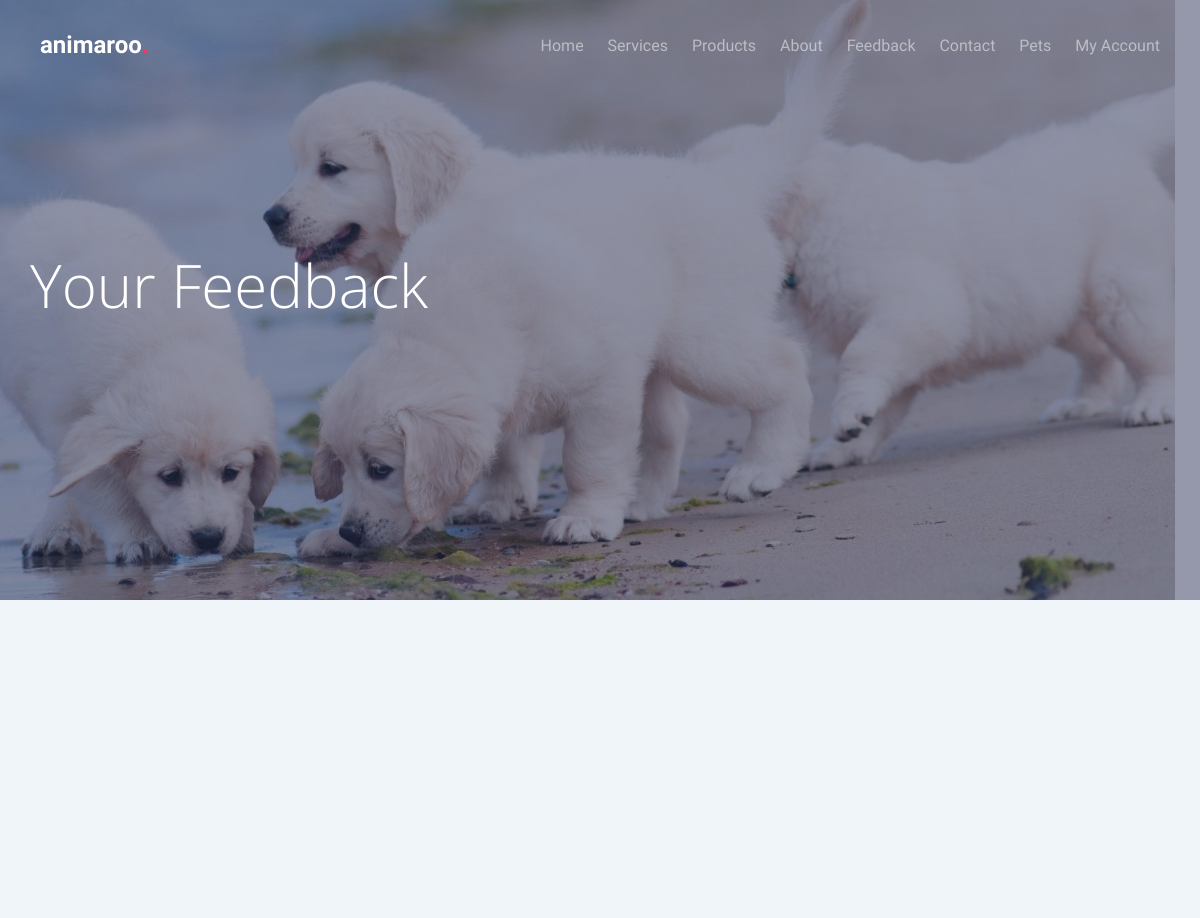
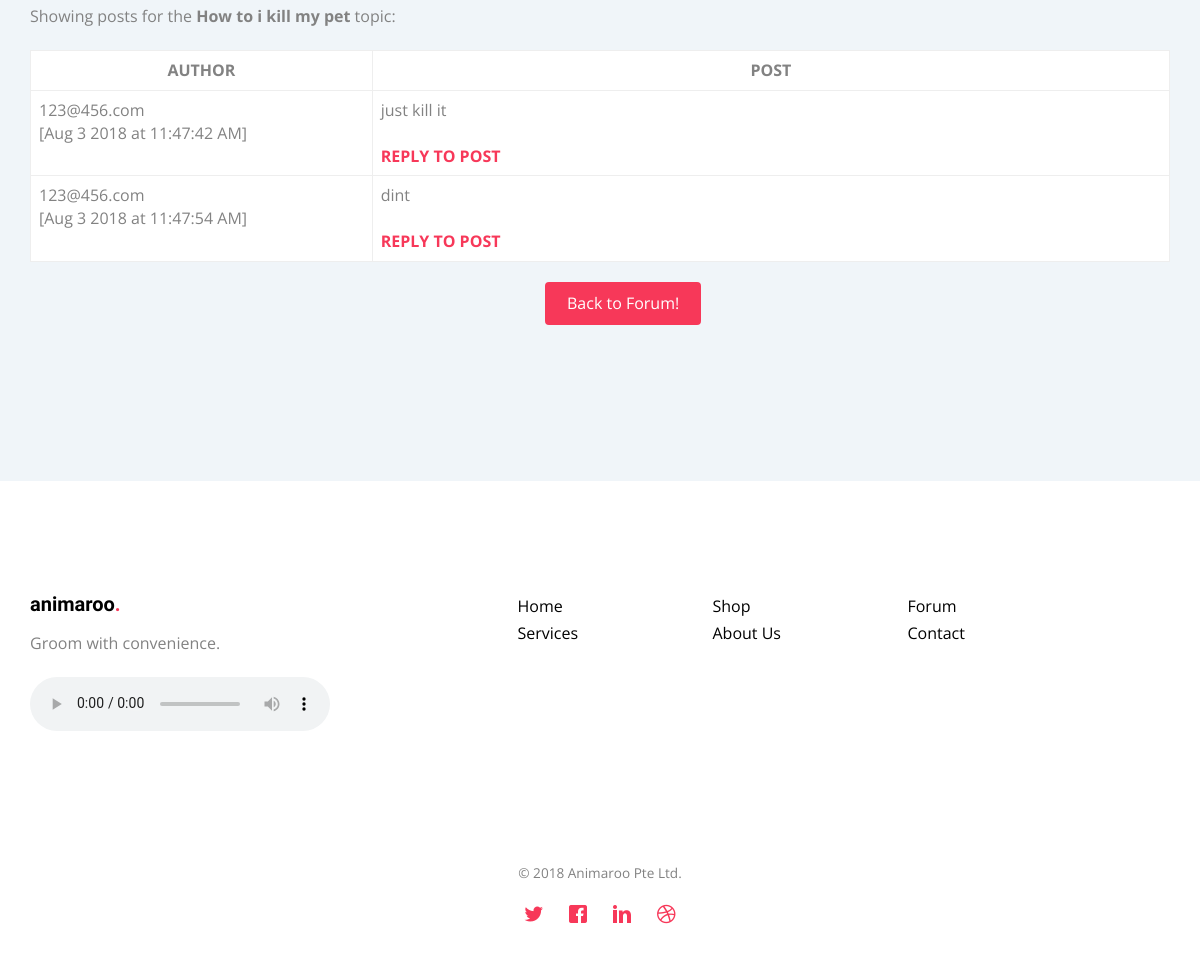
Screenshot of /showtopic.php?topic_id=3 (signed in) with the database file from the repository (2 pictures, top to bottom).
### tables this page shows
CREATE TABLE `forum_posts` (
  `post_id` int(11) NOT NULL AUTO_INCREMENT,
  `topic_id` int(11) NOT NULL,
  `post_text` text NOT NULL,
  `post_create_time` datetime NOT NULL,
  `post_owner` varchar(150) NOT NULL,
  PRIMARY KEY (`post_id`)
);

### showtopic.php (the view, shortened to what this page needs)
<?php
include ('header.php');
   $dbc = @mysqli_connect ('localhost:8889', 'root', 'root', 'animaroo') OR die ('Could not connect to MySQL:' . mysqli_connect_error());
  $verify_topic = "select topic_title from forum_topics where
      topic_id = $_GET[topic_id]";
  $verify_topic_res = mysqli_query($dbc, $verify_topic)
      or die(mysqli_connect_error());
  if (mysqli_num_rows($verify_topic_res) < 1 ) {
     $display_block = "<P><em>You have selected an invalid topic.
        Please <a href=\"topiclist.php\">try again</a>.</em></p>";
  } else {
		$topic_title = mysqli_fetch_array($verify_topic_res,MYSQLI_ASSOC);
		$string= implode($topic_title);
  };
     $get_posts = "select post_id, post_text, date_format(post_create_time,
          '%b %e %Y at %r') AS fmt_post_create_time, post_owner from
          forum_posts where topic_id = $_GET[topic_id]
          order by post_create_time asc";
     $get_posts_res = mysqli_query($dbc, $get_posts) or die(mysqli_connect_error());
     $display_block = "
	 <P>Showing posts for the <strong>$string</strong> topic:</p>
     <table border=1 class=table>
     <tr>
     <th><center>AUTHOR</center></th>
     <th width=70%><center>POST</center></th>
     </tr>";
     while ($posts_info = mysqli_fetch_array($get_posts_res)) {
         $post_id = $posts_info['post_id'];
         $post_text = nl2br(stripslashes($posts_info['post_text']));
         $post_create_time = $posts_info['fmt_post_create_time'];
         $post_owner = stripslashes($posts_info['post_owner']);
         $display_block .= "
         <tr>
         <td width=35% valign=top>$post_owner<br>[$post_create_time]</td>
         <td width=45% valign=top>$post_text<br><br>
          <a href=\"replytopost.php?post_id=$post_id\"><strong>REPLY TO
          POST</strong></a></td>
         </tr>";
     }
     $display_block .= "</table>";
  ?>
	<header id="fh5co-header" class="fh5co-cover fh5co-cover-sm" role="banner" style="background-image:url(images/header5.jpg);" data-stellar-background-ratio="0.5">
		<div class="overlay"></div>
		<div class="container">
			<div class="row">
				<div class="col-md-7 text-left">
					<div class="display-t">
						<div class="display-tc animate-box" data-animate-effect="fadeInUp">
							<h1 class="mb30">Your Feedback</h1>
						</div>
					</div>
				</div>
			</div>
		</div>
	</header>
<?php
if ( isset( $_SESSION["email"] ) ) { ?>
	<div id="fh5co-blog" class="fh5co-bg-section">
		<div class="container">
			<div class="row col-md-13">
                <div class="col-md-8 table text-left table fh5c0-heading" style="align-self:center">
                <?php print $display_block; ?>
                <p><a href="/topiclist.php"><button type="submit" class="btn btn-primary" style="margin-left:515px">Back to Forum!</button></a></p>
            </div>
			</div>
		</div>
	</div>
<?php }
?>
<?php
include ("footer.php");
?>

### css/style.css (style rules this page uses)
body { font-family: "Open Sans", Arial, sans-serif; font-weight: 400; font-size: 16px; line-height: 1.7; color: #828282; background: #fff; }
a { color: #F73859; -webkit-transition: 0.5s; -o-transition: 0.5s; transition: 0.5s; }
p { margin-bottom: 20px; }
h1, h2, h3, h4, h5, h6, figure { color: #000; font-family: "Open Sans", Arial, sans-serif; font-weight: 400; margin: 0 0 20px 0; }
#fh5co-header, #fh5co-counter, .fh5co-bg { background-size: cover; background-position: top center; background-repeat: no-repeat; position: relative; }
.fh5co-cover { height: 900px; background-size: cover; background-repeat: no-repeat; position: relative; float: left; width: 100%; }
.fh5co-cover .overlay { z-index: 0; position: absolute; bottom: 0; top: 0; left: 0; right: 0; background: rgba(42, 51, 86, 0.5); }
.fh5co-cover .display-t, .fh5co-cover .display-tc { z-index: 9; height: 900px; display: table; width: 100%; }
.fh5co-cover.fh5co-cover-sm { height: 600px; }
.fh5co-cover.fh5co-cover-sm .display-t, .fh5co-cover.fh5co-cover-sm .display-tc { height: 600px; display: table; width: 100%; }
#fh5co-header .display-tc, #fh5co-counter .display-tc, .fh5co-cover .display-tc { display: table-cell !important; vertical-align: middle; }
#fh5co-header .display-tc h1, #fh5co-header .display-tc h2, #fh5co-counter .display-tc h1, #fh5co-counter .display-tc h2, .fh5co-cover .display-tc h1, .fh5co-cover .display-tc h2 { margin: 0; padding: 0; color: white; }
#fh5co-header .display-tc h1, #fh5co-counter .display-tc h1, .fh5co-cover .display-tc h1 { margin-bottom: 0px; margin-top: 0; font-size: 60px; line-height: 1.3; font-family: "Open Sans", Arial, sans-serif; font-weight: 300; }
.fh5co-bg-section { background: #F0F5F9; }
#fh5co-services, #fh5co-started, #fh5co-testimonial, #fh5co-blog, #fh5co-project, #fh5co-about, #fh5co-team, #fh5co-contact, #fh5co-footer { padding: 7em 0; clear: both; }
.btn { margin-right: 4px; margin-bottom: 4px; font-family: "Open Sans", Arial, sans-serif; font-size: 16px; font-weight: 400; -webkit-border-radius: 4px; -moz-border-radius: 4px; -ms-border-radius: 4px; border-radius: 4px; -webkit-transition: 0.5s; -o-transition: 0.5s; transition: 0.5s; padding: 8px 20px; }
.btn-primary { background: #F73859; color: #fff; border: 2px solid #F73859; }
.mb30 { margin-bottom: 30px !important; }
.js .animate-box { opacity: 0; }

### css/add_style.css (style rules this page uses)
.table { table-layout: fixed; width:100%; border: 0px; }

### rows the page displays
forum_posts: post_owner "123@456.com", post_create_time "Aug 3 2018 at 11:47:42 AM", post_text "just kill it"
forum_posts: post_owner "123@456.com", post_create_time "Aug 3 2018 at 11:47:54 AM", post_text "dint"

### other values shown
$string "How to i kill my pet"
